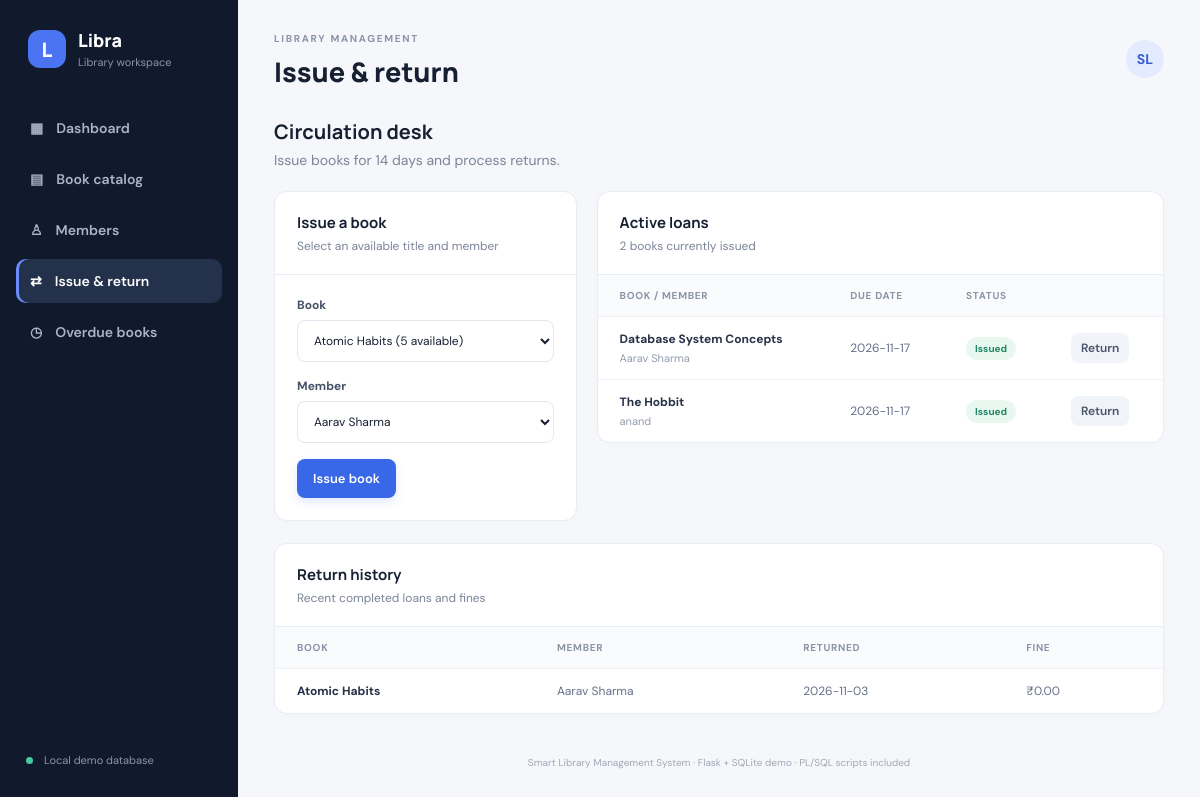
Page /loans on the committed database.
### tables this page shows
CREATE TABLE loans (
            id INTEGER PRIMARY KEY AUTOINCREMENT,
            book_id INTEGER NOT NULL REFERENCES books(id),
            member_id INTEGER NOT NULL REFERENCES members(id),
            issue_date TEXT NOT NULL,
            due_date TEXT NOT NULL,
            return_date TEXT,
            fine REAL NOT NULL DEFAULT 0
        );

CREATE TABLE books (
            id INTEGER PRIMARY KEY AUTOINCREMENT,
            title TEXT NOT NULL,
            author TEXT NOT NULL,
            category TEXT NOT NULL DEFAULT 'General',
            isbn TEXT UNIQUE,
            total_copies INTEGER NOT NULL DEFAULT 1 CHECK(total_copies >= 0),
            available_copies INTEGER NOT NULL DEFAULT 1 CHECK(available_copies >= 0)
        );

CREATE TABLE members (
            id INTEGER PRIMARY KEY AUTOINCREMENT,
            name TEXT NOT NULL,
            email TEXT UNIQUE NOT NULL,
            phone TEXT
        );

### app.py (the view, shortened to what this page needs)
@app.route("/loans", methods=["GET", "POST"])
def loans():
    with get_db() as db:
        available_books = db.execute("SELECT id,title,available_copies FROM books WHERE available_copies>0 ORDER BY title").fetchall()
        members_list = db.execute("SELECT id,name FROM members ORDER BY name").fetchall()
        active = db.execute("""
            SELECT l.id, b.title, m.name, l.issue_date, l.due_date,
                   CASE WHEN l.due_date < ? THEN 1 ELSE 0 END AS overdue
            FROM loans l JOIN books b ON b.id=l.book_id JOIN members m ON m.id=l.member_id
            WHERE l.return_date IS NULL ORDER BY l.due_date
        """, (date.today().isoformat(),)).fetchall()
        history = db.execute("""
            SELECT l.id,b.title,m.name,l.issue_date,l.due_date,l.return_date,l.fine
            FROM loans l JOIN books b ON b.id=l.book_id JOIN members m ON m.id=l.member_id
            WHERE l.return_date IS NOT NULL ORDER BY l.id DESC LIMIT 10
        """).fetchall()
    return render_template("loans.html", available_books=available_books, members=members_list, active=active, history=history)

### app.py (called while the page is built)
def get_db():
    conn = sqlite3.connect(DB_PATH)
    conn.row_factory = sqlite3.Row
    conn.execute("PRAGMA foreign_keys = ON")
    return conn

### templates/loans.html
{% extends "base.html" %}
{% block title %}Issue & return · Libra{% endblock %}{% block heading %}Issue & return{% endblock %}
{% block content %}<div class="page-intro"><div><h2>Circulation desk</h2><p>Issue books for 14 days and process returns.</p></div></div>
<div class="content-grid">
<section class="panel"><div class="panel-head"><div><h3>Issue a book</h3><p>Select an available title and member</p></div></div><form method="post" class="form-grid"><input type="hidden" name="action" value="issue">
<label class="full">Book<select name="book_id" required>{% for book in available_books %}<option value="{{ book.id }}">{{ book.title }} ({{ book.available_copies }} available)</option>{% endfor %}</select></label>
<label class="full">Member<select name="member_id" required>{% for member in members %}<option value="{{ member.id }}">{{ member.name }}</option>{% endfor %}</select></label>
<div class="form-actions"><button class="btn primary" {% if not available_books or not members %}disabled{% endif %}>Issue book</button></div></form></section>
<section class="panel"><div class="panel-head"><div><h3>Active loans</h3><p>{{ active|length }} books currently issued</p></div></div><div class="table-wrap"><table><thead><tr><th>Book / Member</th><th>Due date</th><th>Status</th><th></th></tr></thead><tbody>
{% for loan in active %}<tr><td><div class="strong">{{ loan.title }}</div><small>{{ loan.name }}</small></td><td>{{ loan.due_date }}</td><td>{% if loan.overdue %}<span class="pill overdue">Overdue</span>{% else %}<span class="pill active">Issued</span>{% endif %}</td><td><form method="post"><input type="hidden" name="action" value="return"><input type="hidden" name="loan_id" value="{{ loan.id }}"><button class="btn small secondary">Return</button></form></td></tr>{% else %}<tr><td colspan="4">No active loans.</td></tr>{% endfor %}
</tbody></table></div></section></div>
<section class="panel"><div class="panel-head"><div><h3>Return history</h3><p>Recent completed loans and fines</p></div></div><div class="table-wrap"><table><thead><tr><th>Book</th><th>Member</th><th>Returned</th><th>Fine</th></tr></thead><tbody>{% for row in history %}<tr><td class="strong">{{ row.title }}</td><td>{{ row.name }}</td><td>{{ row.return_date }}</td><td>₹{{ '%.2f'|format(row.fine) }}</td></tr>{% else %}<tr><td colspan="4">No returned books yet.</td></tr>{% endfor %}</tbody></table></div></section>{% endblock %}

### static/style.css (style rules this page uses)
:root { --bg:#f5f7fb;--surface:#fff;--text:#172033;--muted:#7b8498;--line:#e8ecf3;--blue:#3867e8;--blue-soft:#edf2ff;--sidebar:#111a2d }
* { box-sizing:border-box }
body { margin:0;background:var(--bg);color:var(--text);font:14px 'DM Sans',sans-serif;display:flex;min-height:100vh }
.welcome,.page-intro { display:flex;justify-content:space-between;align-items:center;margin-bottom:22px }
.welcome h2,.page-intro h2 { font:700 20px Manrope;margin:0 0 6px }
.welcome p,.page-intro p { color:var(--muted);margin:0 }
.btn { border:0;border-radius:8px;padding:11px 16px;font:600 13px 'DM Sans';cursor:pointer;text-decoration:none;display:inline-flex;align-items:center;justify-content:center;gap:6px }
.btn.primary { background:var(--blue);color:#fff;box-shadow:0 4px 10px #3867e826 }
.btn.secondary { background:#f0f3f8;color:#47536a }
.btn.small { padding:7px 10px;font-size:12px }
.stat-card,.panel { background:var(--surface);border:1px solid var(--line);border-radius:13px;box-shadow:0 2px 8px #17203304 }
.panel { margin-bottom:22px;overflow:hidden }
.panel-head { display:flex;justify-content:space-between;align-items:center;padding:20px 22px;border-bottom:1px solid var(--line);gap:15px }
.panel-head h3 { font:700 15px Manrope;margin:0 0 5px }
.panel-head p { font-size:12px;color:var(--muted);margin:0 }
.table-wrap { overflow-x:auto }
table { width:100%;border-collapse:collapse;text-align:left;white-space:nowrap }
th { font-size:10px;text-transform:uppercase;letter-spacing:.7px;color:#8b94a6;background:#fafbfd;font-weight:700 }
th,td { padding:14px 22px;border-bottom:1px solid #f0f2f6 }
td { font-size:12px;color:#657087 }
tbody tr:last-child td { border-bottom:0 }
.strong { font-weight:700;color:#273148 }
td small { display:block;color:#929bad;margin-top:4px;font-size:11px }
.pill { display:inline-block;border-radius:20px;padding:5px 9px;font-size:10px;font-weight:700 }
.pill.active { background:#e8f8f1;color:#218663 }
.content-grid { display:grid;grid-template-columns:minmax(270px,.8fr) minmax(0,1.5fr);gap:20px;align-items:start }
.form-grid { padding:22px;display:grid;grid-template-columns:1fr 1fr;gap:16px }
.form-grid label { display:flex;flex-direction:column;gap:7px;font-size:12px;font-weight:700;color:#465168 }
.form-grid input,.form-grid select,.search input { width:100%;border:1px solid #e1e6ef;background:#fff;border-radius:8px;padding:11px 12px;font:12px 'DM Sans';color:var(--text);outline:none }
.form-grid .full { grid-column:1/-1 }
.form-actions { grid-column:1/-1 }

### rows in the picture
loans: title "Database System Concepts", name "Aarav Sharma", due_date "2026-11-17"
loans: title "The Hobbit", name "anand", due_date "2026-11-17"
loans: title "Atomic Habits", name "Aarav Sharma", return_date "2026-11-03", fine "0.00"

### other values in the picture
{{ active|length }} "2"
form field book_id "Atomic Habits (5 available)"
form field member_id "Aarav Sharma"
